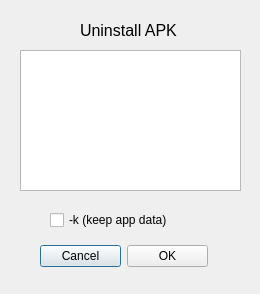
<?xml version="1.0" encoding="UTF-8"?>
<ui version="4.0">
 <class>uninstallDialog</class>
 <widget class="QDialog" name="uninstallDialog">
  <property name="geometry">
   <rect>
    <x>0</x>
    <y>0</y>
    <width>260</width>
    <height>294</height>
   </rect>
  </property>
  <property name="windowTitle">
   <string>Uninstall APK</string>
  </property>
  <widget class="QListWidget" name="unlistWidget">
   <property name="geometry">
    <rect>
     <x>20</x>
     <y>50</y>
     <width>221</width>
     <height>141</height>
    </rect>
   </property>
  </widget>
  <widget class="QLabel" name="label">
   <property name="geometry">
    <rect>
     <x>80</x>
     <y>20</y>
     <width>141</width>
     <height>22</height>
    </rect>
   </property>
   <property name="font">
    <font>
     <pointsize>14</pointsize>
     <weight>50</weight>
     <bold>false</bold>
    </font>
   </property>
   <property name="text">
    <string>&lt;html&gt;&lt;head/&gt;&lt;body&gt;&lt;p&gt;&lt;span style=&quot; font-size:12pt;&quot;&gt;Uninstall APK&lt;/span&gt;&lt;/p&gt;&lt;/body&gt;&lt;/html&gt;</string>
   </property>
  </widget>
  <widget class="QCheckBox" name="keepBox">
   <property name="geometry">
    <rect>
     <x>50</x>
     <y>210</y>
     <width>161</width>
     <height>20</height>
    </rect>
   </property>
   <property name="toolTip">
    <string>keep application data</string>
   </property>
   <property name="text">
    <string>-k (keep app data)</string>
   </property>
  </widget>
  <widget class="QWidget" name="layoutWidget">
   <property name="geometry">
    <rect>
     <x>40</x>
     <y>240</y>
     <width>168</width>
     <height>32</height>
    </rect>
   </property>
   <layout class="QHBoxLayout" name="horizontalLayout">
    <item>
     <widget class="QPushButton" name="pushButton_2">
      <property name="text">
       <string>Cancel</string>
      </property>
     </widget>
    </item>
    <item>
     <widget class="QPushButton" name="pushButton">
      <property name="text">
       <string>OK</string>
      </property>
     </widget>
    </item>
   </layout>
  </widget>
 </widget>
 <resources/>
 <connections>
  <connection>
   <sender>pushButton_2</sender>
   <signal>clicked()</signal>
   <receiver>uninstallDialog</receiver>
   <slot>reject()</slot>
   <hints>
    <hint type="sourcelabel">
     <x>90</x>
     <y>261</y>
    </hint>
    <hint type="destinationlabel">
     <x>151</x>
     <y>148</y>
    </hint>
   </hints>
  </connection>
  <connection>
   <sender>pushButton</sender>
   <signal>clicked()</signal>
   <receiver>uninstallDialog</receiver>
   <slot>accept()</slot>
   <hints>
    <hint type="sourcelabel">
     <x>200</x>
     <y>261</y>
    </hint>
    <hint type="destinationlabel">
     <x>277</x>
     <y>152</y>
    </hint>
   </hints>
  </connection>
  <connection>
   <sender>unlistWidget</sender>
   <signal>itemDoubleClicked(QListWidgetItem*)</signal>
   <receiver>uninstallDialog</receiver>
   <slot>accept()</slot>
   <hints>
    <hint type="sourcelabel">
     <x>417</x>
     <y>125</y>
    </hint>
    <hint type="destinationlabel">
     <x>288</x>
     <y>138</y>
    </hint>
   </hints>
  </connection>
 </connections>
</ui>
